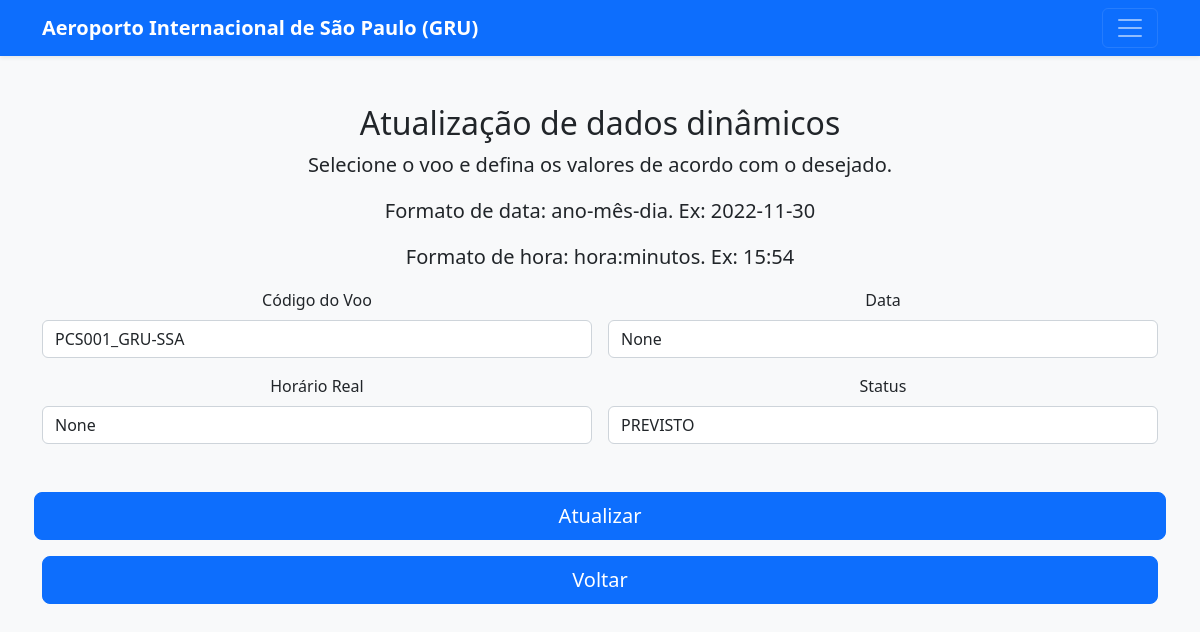
/dinamico/18, run on an earlier commit of the app's database.
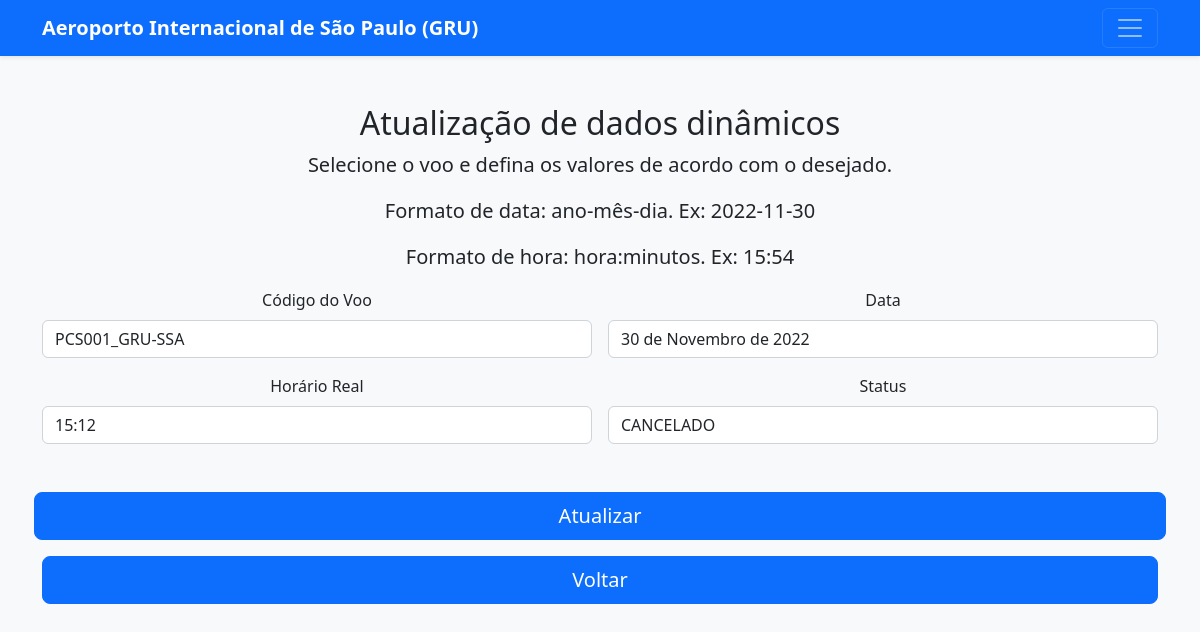
And on a later commit of the database.
### book/models.py (models this page shows, shortened)
class Historico(models.Model):
    class Status(models.TextChoices):
            PREVISTO = 'PREVISTO'
            EMBARCANDO = 'EMBARCANDO'
            CANCELADO = 'CANCELADO'
            PROGRAMADO = 'PROGRAMADO'
            TAXIANDO = 'TAXIANDO'
            PRONTO = 'PRONTO'
            AUTORIZADO = 'AUTORIZADO'
            EM_VOO = 'EM_VOO'
            ATERRISSADO = 'ATERRISSADO'
    id = models.AutoField(primary_key=True)
    voo  = models.ForeignKey(Voo, on_delete=models.CASCADE)
    data = models.DateField()
    horarioReal = models.TimeField()
    status = models.CharField(choices=Status.choices, max_length=30)
    class Meta:
        db_table = 'historico'

class Voo(models.Model):
    id = models.AutoField(primary_key=True)
    codigoVoo = models.CharField(max_length=14, unique=True)
    companhia = models.CharField(max_length=20)
    origem = models.CharField(max_length=30)
    destino = models.CharField(max_length=30)
    horarioProgramado = models.TimeField()
    class Meta:
        db_table = 'voo'
    def __str__(self):
        return f'{self.codigoVoo}'

### book/views.py (the view)
# urls.py: path('dinamico/<int:id>', views.dinamico, name="dinamico"),
def dinamico(request, id):
    formD = Historico.objects.get(voo_id = id)
    return render(request, "dinamico.html", {"formD": formD})

### template/dinamico.html (shortened to what the changed rows need)
<!DOCTYPE html>
<html>
<head>
    <link href="../static/atualizar.css" rel="stylesheet">
    <link href="../static/css/bootstrap.min.css" rel="stylesheet">
    <link href="../static/js/form-validation.js" rel="stylesheet">
</head>
<body class="bg-light">
    <div class="container">
        <main>
            <div class="py-5 text-center">
                <h2>Atualização de dados dinâmicos</h2>
                <form class="needs-validation" method="post" action={% url 'posDinamico' formD.id%}>
                    <div class="row g-3">
                        <div class="col-sm-6">
                            <div class="input-group has-validation">
                                <input readonly="readonly" type="text" class="form-control" value="{{formD.voo}}" name="dinaVoo"
                                    placeholder="Ex: PCS" required>
                            </div>
                        </div>
                        <div class="col-sm-6">
                            <div class="input-group has-validation">
                                {% if formD.status == "" or formD.status == "AUTORIZADO" %}
                                    <input type="text" class="form-control" value="{{formD.data}}" name="dinaData" required pattern="^([1-2][0-9][0-9][0-9]-[0-1][0-9]-[0-3][0-9])$">
                                {% elif formD.status == "EM_VOO" and formD.voo.destino == "GRU" %}
                                    <input type="text" class="form-control" value="{{formD.data}}" name="dinaData" required pattern="^([1-2][0-9][0-9][0-9]-[0-1][0-9]-[0-3][0-9])$">
                                {% else%}
                                    <input readonly="readonly" type="text" class="form-control" value="{{formD.data}}" name="dinaData" required pattern="^([1-2][0-9][0-9][0-9]-[0-1][0-9]-[0-3][0-9])$">
                                {% endif %}
                            </div>
                        </div>
                        <div class="col-sm-6">
                            <div class="input-group has-validation">
                                {% if formD.status == "AUTORIZADO"%}
                                <input type="text" class="form-control" value="{{formD.horarioReal}}" name="dinaHorario"
                                    placeholder="Ex: PCS" required>
                                    {% elif formD.status == "EM_VOO" and formD.voo.destino == "GRU" %}
                                    <input type="text" class="form-control" value="{{formD.horarioReal}}" name="dinaHorario"
                                    placeholder="Ex: PCS" required>
                                {% else%}
                                <input readonly="readonly" type="text" class="form-control" value="{{formD.horarioReal}}" name="dinaHorario"
                                placeholder="Ex: PCS" required>
                                {% endif %}
                            </div>
                        </div>
                        <div class="col-sm-6">
                            <div class="input-group has-validation">
                                <select type="text" class="form-control" name="dinaStatus" required>
                                    <option value="{{formD.status}}">{{formD.status}}</option>
                                </select>
                            </div>
                        </div>
                    </div>
                </form>
            </div>
    </div>
</body>
</html>

What changed in the data, as far as the page shows it:
changed Historico "PCS001_GRU-SSA": dinaData "None" → "30 de Novembro de 2022"; dinaHorario "None" → "15:12"; dinaStatus "PREVISTO" → "CANCELADO"
